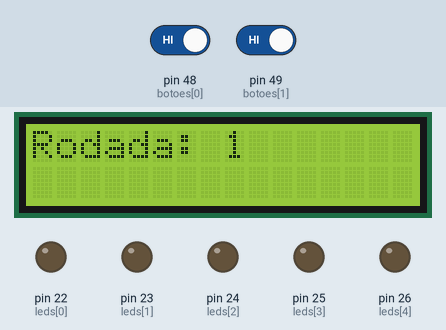
Recording of a sketch running on a simulated Arduino Mega 2560, built with avr-gcc and run on an emulated ATmega2560. On the bench: 16×2 character LCD, output pins drawn as LEDs (lit = HIGH). Inputs (shaded band) come from the test bench; at power-on: pin 48 (botoes[0]) HIGH, pin 49 (botoes[1]) HIGH. Random numbers use the default seed unless the sketch sets one; what the sketch prints to the serial monitor is not drawn.

Above: at 3.2 s.
3.3 s: pin 48 (botoes[0]) driven LOW and pin 49 (botoes[1]) driven LOW
At 6.25 s:
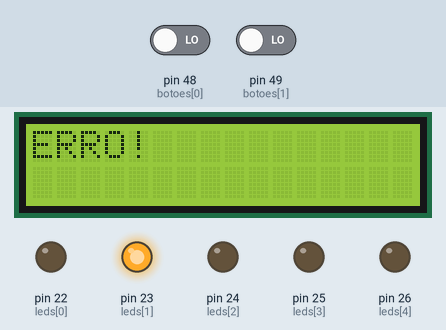
6.3 s: pin 48 (botoes[0]) driven HIGH
At 7.4 s:
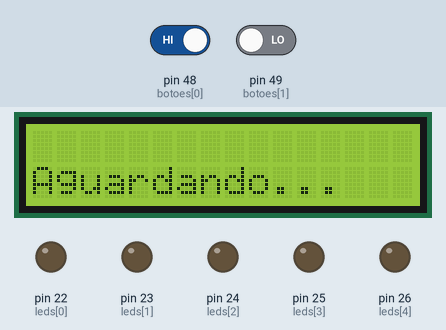
Timing chart, 0 to 9.3 s (numbered marks = the images above; inputs shaded):
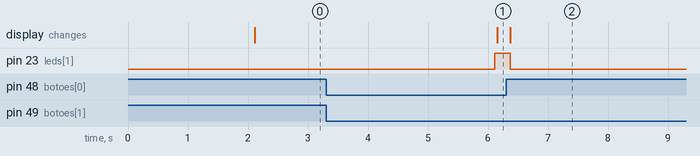

The sketch:

VIZU.ino
```cpp
#include <Wire.h>
#include <LiquidCrystal_I2C.h>


#define NUM_BOTOES 5


LiquidCrystal_I2C lcd(0x27, 16, 2);


int leds[NUM_BOTOES]   = {22, 23, 24, 25, 26};
int botoes[NUM_BOTOES] = {48, 49, 50, 51, 52};


int ledAtual;
int rodada = 1;
unsigned long tempoEspera = 2000;
unsigned long tempoMinimo = 500;
unsigned long reducao = 500;
int ordem[NUM_BOTOES];


void lcdRodada() {
  lcd.clear();
  lcd.setCursor(0, 0);
  lcd.print("Rodada: ");
  lcd.print(rodada);
  lcd.setCursor(0, 1);
}


void lcdAguarda(int ledNum) {
  lcd.clear();
  lcd.setCursor(0, 0);
  lcd.setCursor(0, 1);
  lcd.print("Aguardando...");
}


void lcdErro(int errado, int correto) {
  lcd.clear();
  lcd.setCursor(0, 0);
  lcd.print("ERRO! ");
  lcd.setCursor(0, 1);
}


void lcdReacao(unsigned long ms) {
  unsigned long segundos   = ms / 1000;
  unsigned long resto_ms   = ms % 1000;

  lcd.clear();
  lcd.setCursor(0, 0);
  lcd.print("Reacao: ");
  lcd.print(segundos);
  lcd.print("s ");
  lcd.print(resto_ms);
  lcd.print("ms");

}


void lcdFimRodada() {
  lcd.clear();
  lcd.setCursor(0, 0);
  lcd.print("FIM DA RODADA");
  lcd.setCursor(0, 1);
  lcd.print("Rodada ");
  lcd.print(rodada);
  lcd.print(" OK!");
}


// ---------- embaralhar ----------


void embaralhar(int arr[], int n) {
  for (int i = n - 1; i > 0; i--) {
    int j = random(0, i + 1);
    int temp = arr[i];
    arr[i]   = arr[j];
    arr[j]   = temp;
  }
}


// ---------- setup ----------


void setup() {
  Serial.begin(9600);


  lcd.init();
  lcd.backlight();
  lcd.clear();
  lcd.setCursor(0, 0);
  lcd.print("JOGO DE REACAO");
  lcd.setCursor(0, 1);
  lcd.print("Iniciando...");


  for (int i = 0; i < NUM_BOTOES; i++) {
    pinMode(leds[i],   OUTPUT);
    pinMode(botoes[i], INPUT_PULLUP);
    digitalWrite(leds[i], LOW);
  }


  randomSeed(analogRead(A7));
  Serial.println("=== JOGO DE REACAO ===");
  delay(2000);
}


// ---------- loop ----------


void loop() {
  lcdRodada();
  Serial.println("--------------------------------");
  Serial.print("RODADA: ");      Serial.println(rodada);
  Serial.print("Tempo de espera: "); Serial.print(tempoEspera); Serial.println(" ms");
  delay(2000);


  for (int i = 0; i < NUM_BOTOES; i++) ordem[i] = i;
  embaralhar(ordem, NUM_BOTOES);


  for (int contador = 0; contador < NUM_BOTOES; contador++) {
    delay(tempoEspera);


    ledAtual = ordem[contador];
    digitalWrite(leds[ledAtual], HIGH);


    lcdAguarda(ledAtual + 1);


    // ---- aguarda pressão com detecção de botão errado ----
    unsigned long inicio = millis();
    bool erroOcorreu = false;


    while (true) {
      // Timeout opcional de 10s para não travar para sempre
      if (millis() - inicio > 10000UL) break;


      for (int b = 0; b < NUM_BOTOES; b++) {
        if (digitalRead(botoes[b]) == LOW) {          // algum botão pressionado
          if (b == ledAtual) {
            // Botão CORRETO
            goto botaoCorreto;
          } else {
            // Botão ERRADO
            if (!erroOcorreu) {
              erroOcorreu = true;
            }
            lcdErro(b + 1, ledAtual + 1);
            Serial.print("ERRO! Botao ");


            // Aguarda soltar o botão errado antes de continuar
            while (digitalRead(botoes[b]) == LOW) {}
            delay(50); // debounce


            // Volta a mostrar a mensagem de aguardo
            lcdAguarda(ledAtual + 1);
          }
        }
      }
    }


    botaoCorreto:
    unsigned long fim = millis();
    digitalWrite(leds[ledAtual], LOW);


    // Aguarda soltar o botão correto
    while (digitalRead(botoes[ledAtual]) == LOW) {}
    delay(50); // debounce


    unsigned long reacao = fim - inicio;
    lcdReacao(reacao);


    Serial.print("LED ");
    Serial.print(ledAtual + 1);
    Serial.print(" -> Reacao: ");
    Serial.print(reacao);
    Serial.print(" ms  (");
    if (erroOcorreu) Serial.println("  [erro cometido nesta etapa]");


    delay(1500); // tempo para ler o resultado na tela
  }


  lcdFimRodada();
  Serial.println("FIM DA RODADA");


  if (tempoEspera > tempoMinimo + reducao) {
    tempoEspera -= reducao;
  } else {
    tempoEspera = tempoMinimo;
  }

  rodada++;
  delay(2000);
}
```

Measured:
- after the input at 6.3 s, pin 23 (leds[1]): HIGH → LOW after 0.07 s; the display: changes after 0.07 s (image 2)
